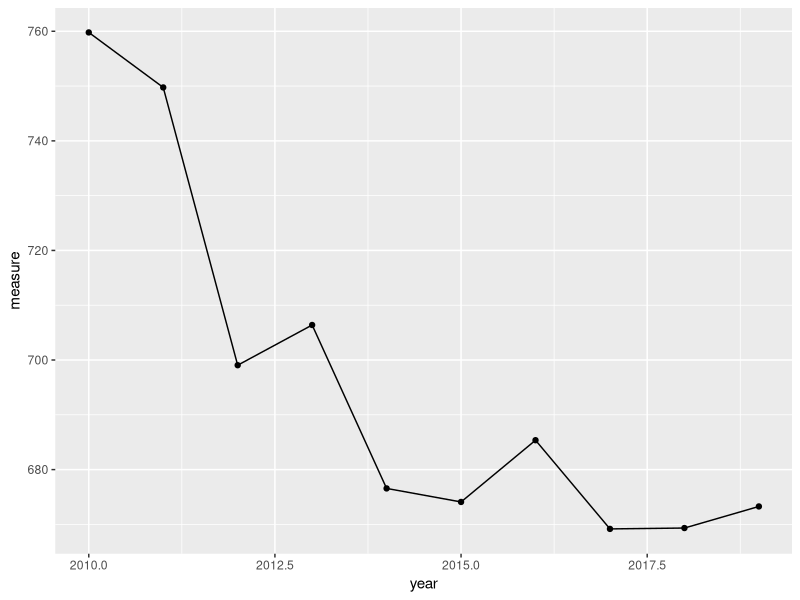
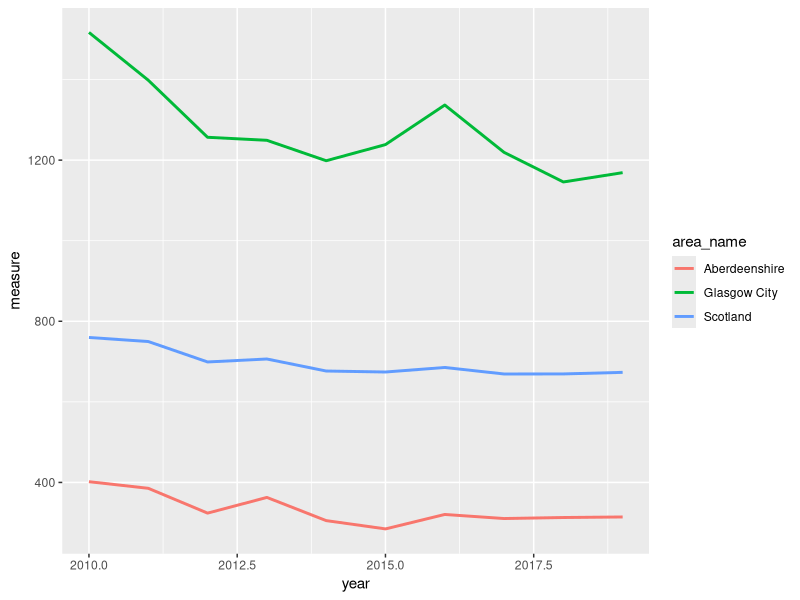
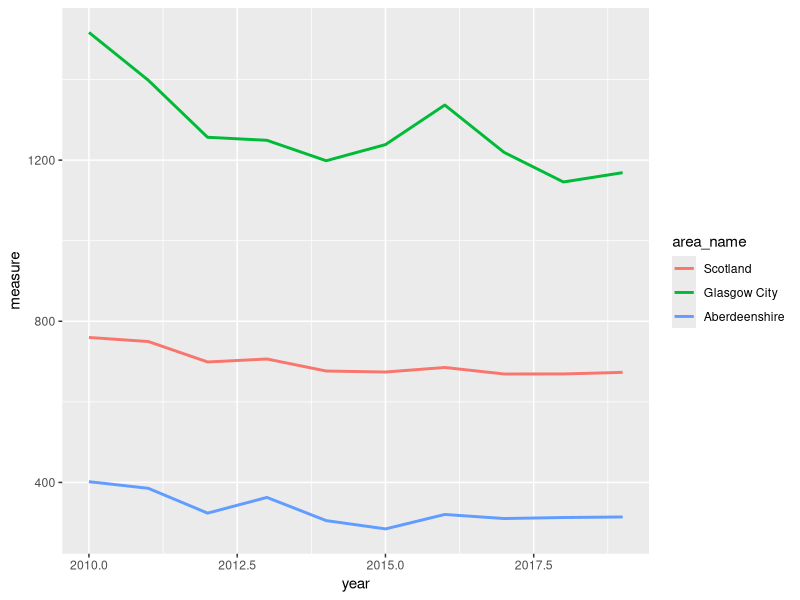
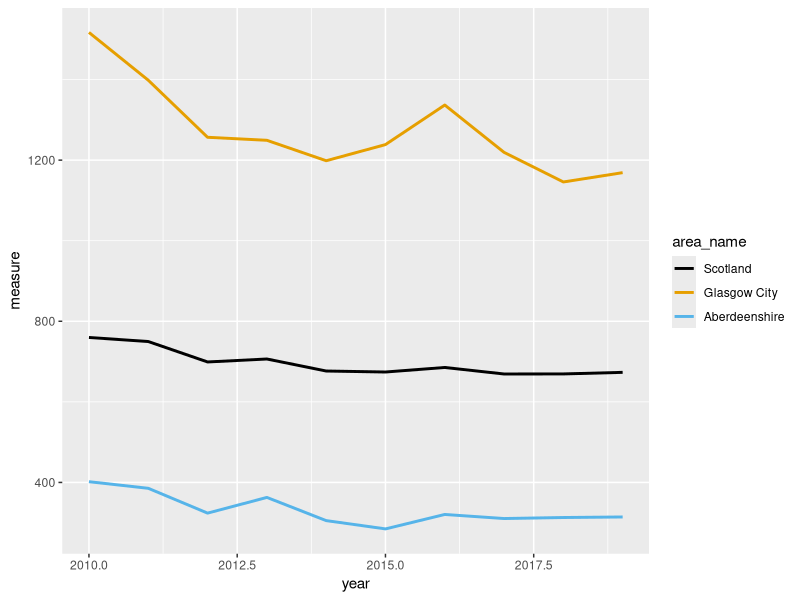
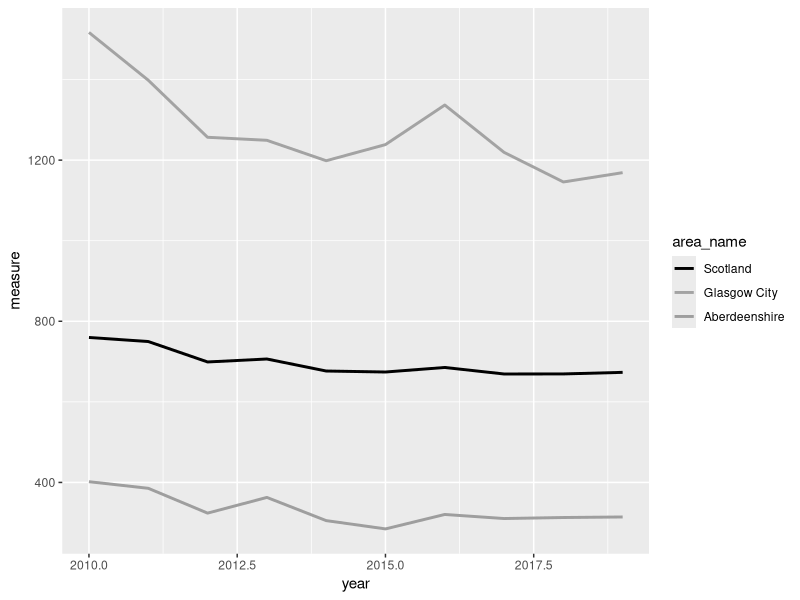
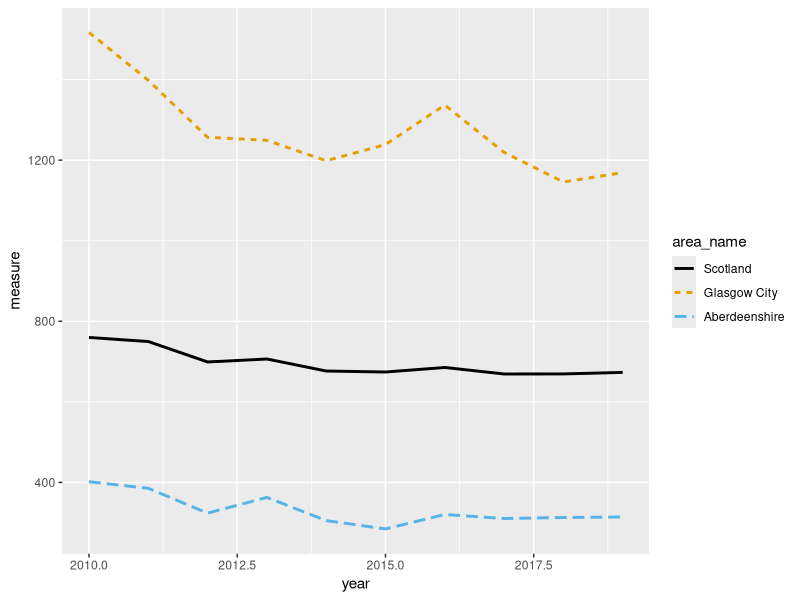
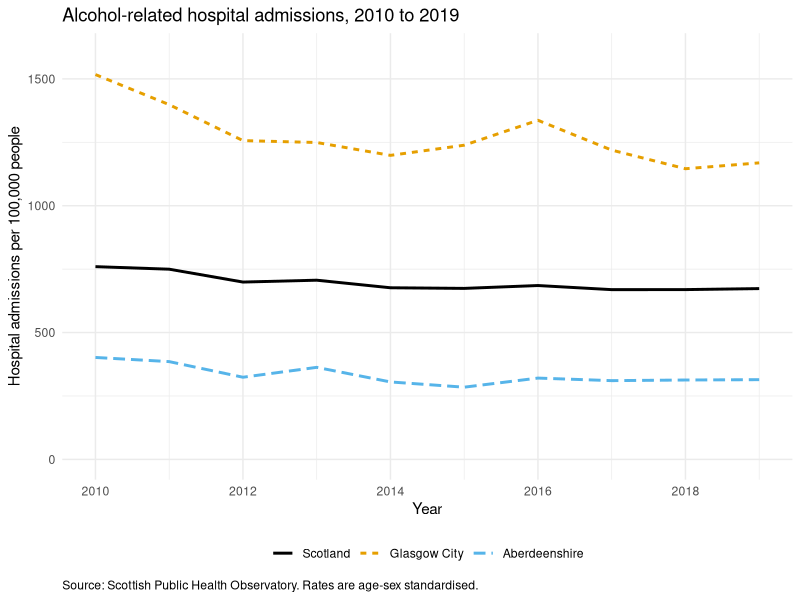
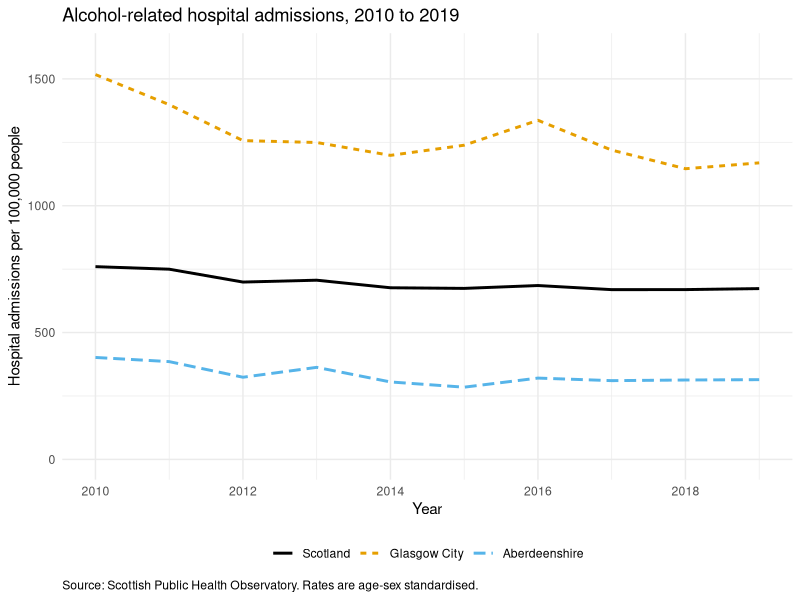

These figures' R source, in order:
## ----Q2, echo=SOLUTIONS-------------------------------------------------------
library(ggplot2)

scotpho <- read.table('data/scotpho_alcohol_admissions.txt', header = TRUE, sep = "\t", stringsAsFactors = TRUE)


## ----Q4, echo=SOLUTIONS-------------------------------------------------------
str(scotpho)
summary(scotpho)

nrow(scotpho)            # 330

table(scotpho$area_type)
# Council area     Scotland 
#          320           10 

# 33 areas, 10 years each. Every area is complete:
table(scotpho$area_name)
unique(table(scotpho$area_name))   # 10 - so every area has all 10 years

range(scotpho$year)      # 2010 2019

# If an area were missing a year, the line would simply be drawn straight
# through the gap, joining the points either side of it. Nothing would warn
# you, and the plot would imply data you do not have.


## ----Q5, echo=SOLUTIONS-------------------------------------------------------
scot <- scotpho[scotpho$area_name == "Scotland", ]

ggplot(data = scot, aes(x = year, y = measure)) +
  geom_line() +
  geom_point()

# What is wrong with this plot for anyone other than you?
#  - the axes are labelled year and measure, which are column names rather
#    than English
#  - there are no units anywhere, so 673 could be anything
#  - there is no title, so the reader does not know what is being counted
#  - the x axis is broken at 2010, 2012.5, 2015 and 2017.5, and there is no
#    such year as 2012.5
#  - the y axis runs from about 665 to 764 rather than from zero, which
#    exaggerates the decline
#  - there is nothing to say where the data came from
#
# The plot is not wrong. It is just useless to anybody who is not already
# holding the dataset.


## ----Q6, echo=SOLUTIONS-------------------------------------------------------
# a) the three areas in one dataframe
areas <- c("Scotland", "Glasgow City", "Aberdeenshire")

three_areas <- scotpho[scotpho$area_name %in% areas, ]

nrow(three_areas)   # 30 - three areas, ten years each

# b) one geom_line(), three lines, and a legend you did not have to write
ggplot(data = three_areas, aes(x = year, y = measure, colour = area_name)) +
  geom_line(linewidth = 1)

# c) the legend comes out alphabetically, Aberdeenshire, Glasgow City,
# Scotland. Rebuilding the factor with the levels in the order you want puts
# the national figure first and the two council areas either side of it.
three_areas$area_name <- factor(three_areas$area_name, levels = areas)

ggplot(data = three_areas, aes(x = year, y = measure, colour = area_name)) +
  geom_line(linewidth = 1)

# Glasgow City is roughly twice the Scottish average and Aberdeenshire is
# roughly half of it. In 2019 the rates were 1169, 673 and 314 admissions per
# 100,000. The national line, on its own, describes almost nobody.


## ----Q7, echo=SOLUTIONS-------------------------------------------------------
# a) a colour-blind friendly palette
cols <- palette.colors(3, palette = "Okabe-Ito")
cols
# "#000000" "#E69F00" "#56B4E9"   black, orange, sky blue

ggplot(data = three_areas, aes(x = year, y = measure, colour = area_name)) +
  geom_line(linewidth = 1) +
  scale_colour_manual(values = cols)

# b) the same plot in greyscale
greys <- grey(c(0, 0.64, 0.62))

ggplot(data = three_areas, aes(x = year, y = measure, colour = area_name)) +
  geom_line(linewidth = 1) +
  scale_colour_manual(values = greys)

# The orange and the sky blue are different enough on screen, but in grey they
# come out at 0.64 and 0.62, which is practically the same. Anyone printing
# your poster in black and white cannot tell Glasgow from Aberdeenshire.

# c) a second cue, so the plot still works with no colour at all
ggplot(data = three_areas,
       aes(x = year, y = measure, colour = area_name, linetype = area_name)) +
  geom_line(linewidth = 1) +
  scale_colour_manual(values = cols)

# mapping both colour and linetype to the same variable gives you a single
# legend showing both, which is what you want. Try it with greys instead of
# cols and you will find the plot still reads perfectly well.


## ----Q8, echo=SOLUTIONS-------------------------------------------------------
ggplot(data = three_areas,
       aes(x = year, y = measure, colour = area_name, linetype = area_name)) +
  geom_line(linewidth = 1) +
  scale_colour_manual(values = cols) +
  scale_x_continuous(breaks = seq(2010, 2019, by = 2)) +
  scale_y_continuous(limits = c(0, 1600)) +
  labs(x = "Year",
       y = "Hospital admissions per 100,000 people",
       title = "Alcohol-related hospital admissions, 2010 to 2019",
       caption = "Source: Scottish Public Health Observatory. Rates are age-sex standardised.",
       colour = NULL, linetype = NULL) +
  theme_minimal() +
  theme(legend.position = "bottom", plot.caption = element_text(hjust = 0))

# plot.caption = element_text(hjust = 0) pushes the source note over to the
# left. ggplot right aligns it by default, which looks like an afterthought.

# Should the y axis start at zero?
# Starting at zero, as here, shows the true relative size of the difference
# between areas: Glasgow really is about four times Aberdeenshire. Starting at
# the minimum instead would fill the panel with the year to year wiggles and
# make a modest national decline look dramatic. For a rate like this, where
# zero is meaningful and the comparison between areas is the point, starting at
# zero is the honest choice. For something like average age, where zero is
# nowhere near the data, it would be absurd. Decide, and be able to say why.


## ----Q9, echo=SOLUTIONS-------------------------------------------------------
# give the plot a name. Nothing is drawn until you ask for it by name
admissions_plot <- ggplot(data = three_areas,
       aes(x = year, y = measure, colour = area_name, linetype = area_name)) +
  geom_line(linewidth = 1) +
  scale_colour_manual(values = cols) +
  scale_x_continuous(breaks = seq(2010, 2019, by = 2)) +
  scale_y_continuous(limits = c(0, 1600)) +
  labs(x = "Year",
       y = "Hospital admissions per 100,000 people",
       title = "Alcohol-related hospital admissions, 2010 to 2019",
       caption = "Source: Scottish Public Health Observatory. Rates are age-sex standardised.",
       colour = NULL, linetype = NULL) +
  theme_minimal() +
  theme(legend.position = "bottom", plot.caption = element_text(hjust = 0))

admissions_plot     # draw it in the plot pane

# pdf: a vector format, so it stays sharp at any size. Sizes are in inches.
ggsave('output/ex6_admissions.pdf', plot = admissions_plot,
       width = 10, height = 5.625, units = "in")

# png: pixels, so the resolution matters. 10 x 5.625 inches at 300 dpi gives
# you a 3000 x 1687 pixel image that will print cleanly.
ggsave('output/ex6_admissions.png', plot = admissions_plot,
       width = 10, height = 5.625, units = "in", dpi = 300)

# Use the pdf for anything going to a printer and the png for anything going
# into a Word document, PowerPoint or a web page. If your poster template asks
# for a particular figure size, set width and height to that size here rather
# than resizing the image afterwards, which is what makes text look squashed
# or fuzzy.

# If you leave out plot = admissions_plot, ggsave() saves the last plot you
# drew, which is usually what you wanted but not always. Naming it is safer.
